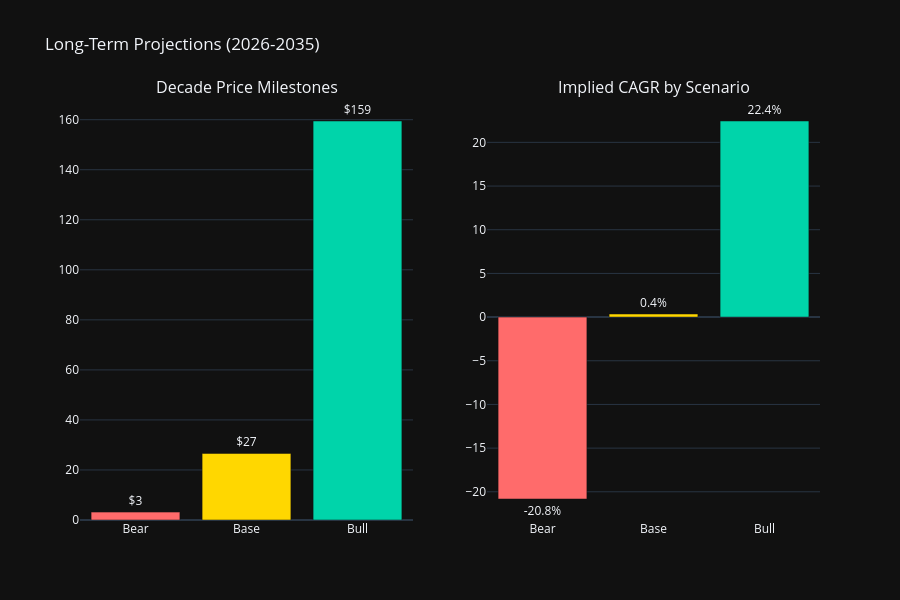

The cell this chart's notebook holds for it:
### Code cell
# Long-term decade projections (2030, 2035, 2040)
def project_decades(base_2035_price, scenarios):
    """
    Extend projections to 2040 using terminal growth rates.
    """
    decade_projections = []
    
    for scenario in ['Bear', 'Base', 'Bull']:
        terminal_g = scenarios[scenario]['terminal_growth']
        price_2035 = timeline_results[scenario]['prices'][-1]
        
        # 2030 (from trajectory)
        price_2030 = timeline_results[scenario]['prices'][4]  # Index 4 = 2030
        
        # 2040: 5 more years of terminal growth
        price_2040 = price_2035 * ((1 + terminal_g) ** 5)
        
        # 2050: 15 more years of terminal growth from 2035
        price_2050 = price_2035 * ((1 + terminal_g) ** 15)
        
        decade_projections.append({
            'Scenario': scenario,
            '2030': f'${price_2030:.2f}',
            '2035': f'${price_2035:.2f}',
            '2040': f'${price_2040:.2f}',
            '2050': f'${price_2050:.2f}',
            'CAGR 2026-2035': f"{((price_2035/CORE_METRICS['current_price'])**(1/9) - 1)*100:.1f}%"
        })
    
    return pd.DataFrame(decade_projections)

decade_df = project_decades(None, EXTENDED_SCENARIOS)

# Visualization
fig = make_subplots(
    rows=1, cols=2,
    subplot_titles=('Decade Price Milestones', 'Implied CAGR by Scenario'),
    specs=[[{"type": "bar"}, {"type": "bar"}]]
)

scenarios_list = ['Bear', 'Base', 'Bull']
colors_list = ['#FF6B6B', '#FFD700', '#00D4AA']

# 2035 prices
prices_2035 = [timeline_results[s]['prices'][-1] for s in scenarios_list]
fig.add_trace(
    go.Bar(
        x=scenarios_list,
        y=prices_2035,
        marker_color=colors_list,
        text=[f"${p:.0f}" for p in prices_2035],
        textposition='outside',
        name='2035 Price'
    ),
    row=1, col=1
)

# CAGR
cagrs = [((timeline_results[s]['prices'][-1]/CORE_METRICS['current_price'])**(1/9) - 1)*100 
         for s in scenarios_list]
fig.add_trace(
    go.Bar(
        x=scenarios_list,
        y=cagrs,
        marker_color=colors_list,
        text=[f"{c:.1f}%" for c in cagrs],
        textposition='outside',
        name='9-Year CAGR'
    ),
    row=1, col=2
)

fig.update_layout(
    height=600,
    showlegend=False,
    title_text="Long-Term Projections (2026-2035)",
    template='plotly_dark'
)

fig.show()

display(HTML("<h3>Decade Projections</h3>"))
display(decade_df.style.set_properties(**{'text-align': 'center'}).hide(axis='index'))

### Figure 1 — Plotly figure (JSON) as saved in the notebook; plotly's stock layout.template omitted (floating-point values rounded to 4 significant figures)
{"data": [{"marker": {"color": ["#FF6B6B", "#FFD700", "#00D4AA"]}, "name": "2035 Price", "text": ["$3", "$27", "$159"], "textposition": "outside", "type": "bar", "x": ["Bear", "Base", "Bull"], "xaxis": "x", "y": [3.151, 26.61, 159.5], "yaxis": "y"}, {"marker": {"color": ["#FF6B6B", "#FFD700", "#00D4AA"]}, "name": "9-Year CAGR", "text": ["-20.8%", "0.4%", "22.4%"], "textposition": "outside", "type": "bar", "x": ["Bear", "Base", "Bull"], "xaxis": "x2", "y": [-20.83, 0.3538, 22.45], "yaxis": "y2"}], "layout": {"annotations": [{"font": {"size": 16}, "showarrow": false, "text": "Decade Price Milestones", "x": 0.225, "xanchor": "center", "xref": "paper", "y": 1, "yanchor": "bottom", "yref": "paper"}, {"font": {"size": 16}, "showarrow": false, "text": "Implied CAGR by Scenario", "x": 0.775, "xanchor": "center", "xref": "paper", "y": 1, "yanchor": "bottom", "yref": "paper"}], "height": 600, "showlegend": false, "title": {"text": "Long-Term Projections (2026-2035)"}, "xaxis": {"anchor": "y", "domain": [0, 0.45]}, "xaxis2": {"anchor": "y2", "domain": [0.55, 1]}, "yaxis": {"anchor": "x", "domain": [0, 1]}, "yaxis2": {"anchor": "x2", "domain": [0, 1]}}}
